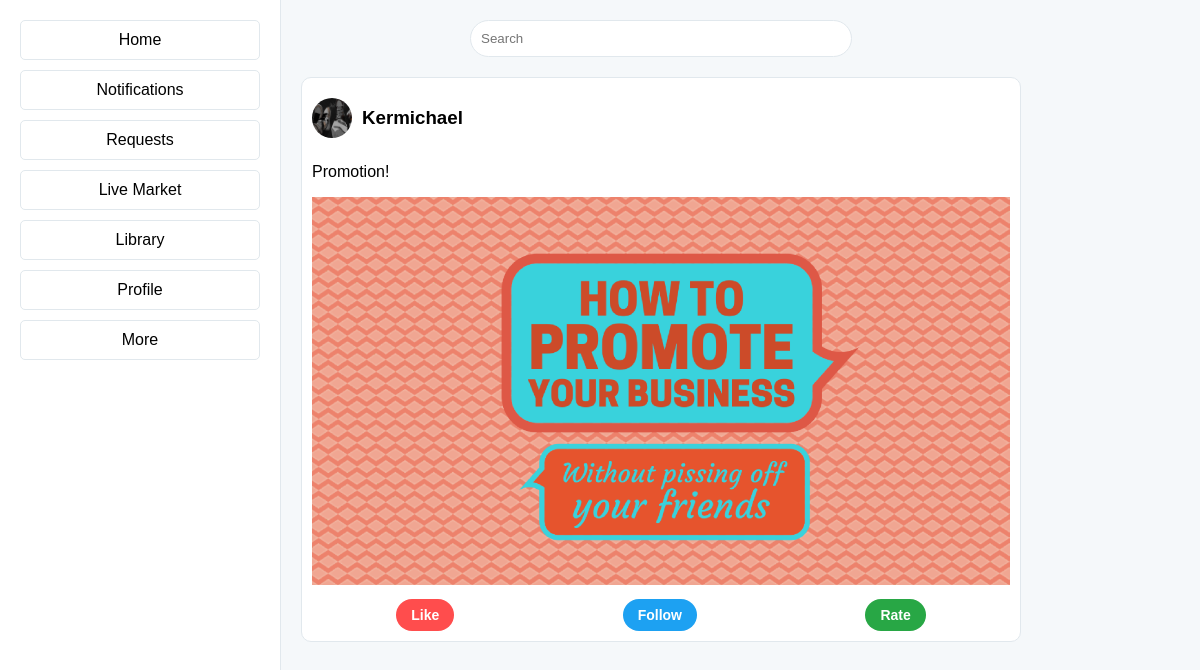
The page /Abrowse.php (signed in) on the database its author committed.
### tables this page shows
CREATE TABLE `contents` (
  `id` int NOT NULL,
  `username` varchar(50) NOT NULL,
  `text` text NOT NULL,
  `file_url` varchar(255) DEFAULT NULL,
  `file_type` varchar(10) DEFAULT NULL,
  `created_at` timestamp NULL DEFAULT CURRENT_TIMESTAMP
);

CREATE TABLE `users` (
  `id` int UNSIGNED NOT NULL,
  `username` varchar(30) NOT NULL,
  `email` varchar(255) DEFAULT 'no-email@example.com',
  `password` varchar(255) NOT NULL,
  `reg_date` timestamp NULL DEFAULT CURRENT_TIMESTAMP,
  `profile_picture` varchar(255) DEFAULT 'default-profile.png',
  `verification_code` varchar(10) DEFAULT NULL
);

### Abrowse.php (the view, shortened to what this page needs)
<?php
$username = $_SESSION['username'];
$servername = "localhost";
$dbname = "investus";
$dbusername = "root";
$dbpassword = "";
$conn = new mysqli($servername, $dbusername, $dbpassword, $dbname);
$stmt = $conn->prepare("SELECT profile_picture FROM users WHERE username = ?");
$stmt->bind_param("s", $username);
$stmt->execute();
$stmt->bind_result($profile_picture);
$stmt = $conn->prepare("SELECT username, text, file_url, file_type FROM contents WHERE username = ? ORDER BY created_at DESC");
$stmt->bind_param("s", $username);
$stmt->execute();
$stmt->bind_result($content_username, $content_text, $content_file_url, $content_file_type);
$contents = [];
while ($stmt->fetch()) {
    $contents[] = [
        'username' => $content_username,
        'text' => $content_text,
        'file_url' => $content_file_url,
        'file_type' => $content_file_type
    ];
}
?>
<!DOCTYPE html>
<html lang="en">
<head>
</head>
<body>
    <div class="container">
        <div class="sidebar">
            <a href="Aindex.php">Home</a>
            <a href="#">Notifications</a>
            <a href="Arequest.php">Requests</a>
            <a href="market.php">Live Market</a>
            <a href="Alibrary.php">Library</a>
            <a href="profile.php">Profile</a>
            <a href="more.php">More</a>
        </div>
        <div class="main-content">
    <div class="search-bar">
        <input type="text" placeholder="Search">
    </div>
    <div class="tweets" id="tweets">
                <?php foreach ($contents as $content): ?>
                    <div class="tweet">
                        <div class="tweet-header">
                            <a href="profile.php?user=<?php echo htmlspecialchars($content['username']); ?>" class="profile-link">
                                <img src="<?php echo htmlspecialchars($profile_picture); ?>" alt="Profile Picture" class="profile-picture" width="40" height="40">
                                <h3><?php echo htmlspecialchars($content['username']); ?></h3>
                            </a>
                        </div>
                        <p><?php echo htmlspecialchars($content['text']); ?></p>
                        <?php if (!empty($content['file_url'])): ?>
                            <?php $file_ext = pathinfo($content['file_url'], PATHINFO_EXTENSION); ?>
                            <?php if (in_array($file_ext, ['jpg', 'jpeg', 'png', 'gif'])): ?>
                                <img src="<?php echo htmlspecialchars($content['file_url']); ?>" alt="Image" style="max-width: 100%; cursor: pointer;">
                            <?php else: ?>
                                <p>Unsupported file type: <?php echo htmlspecialchars($file_ext); ?></p>
                            <?php endif; ?>
                        <?php else: ?>
                            <p>No media available</p>
                        <?php endif; ?>
                        <div class="tweet-buttons">
                            <button>Like</button>
                            <button>Follow</button>
                            <button>Rate</button>
                        </div>
                    </div>
                <?php endforeach; ?>
            </div>
        </div>
        </div>
</body>
</html>

### Abrowse.php (style rules this page uses)
body { font-family: Arial, sans-serif; margin: 0; padding: 0; background-color: #f5f8fa; overflow: hidden; }
.container { display: flex; height: 100vh; }
.sidebar, .right-sidebar { background-color: #ffffff; padding: 20px; flex-shrink: 0; }
.sidebar { width: 20%; border-right: 1px solid #e1e8ed; display: flex; flex-direction: column; gap: 10px; }
.sidebar a { text-decoration: none; color: #000000; background-color: #ffffff; padding: 10px; border-radius: 5px; text-align: center; transition: background-color 0.3s, color 0.3s; border: 1px solid #e1e8ed; }
.main-content { width: 60%; padding: 20px; overflow-y: scroll; }
.tweet { background-color: #ffffff; padding: 10px; border: 1px solid #e1e8ed; border-radius: 10px; margin-bottom: 10px; }
.search-bar { display: flex; justify-content: center; margin-bottom: 20px; }
.search-bar input { width: 50%; padding: 10px; border-radius: 20px; border: 1px solid #e1e8ed; }
.profile-picture { border-radius: 50%; margin-right: 10px; }
.tweet-header { display: flex; align-items: center; }
.profile-link { display: flex; align-items: center; text-decoration: none; color: inherit; }
.tweet-buttons { display: flex; justify-content: space-around; margin-top: 10px; }
.tweet-buttons button { padding: 8px 15px; border: none; border-radius: 20px; font-size: 14px; font-weight: bold; cursor: pointer; transition: all 0.3s ease; outline: none; }
.tweet-buttons button:nth-child(1) { background-color: #ff4d4d; color: white; }
.tweet-buttons button:nth-child(2) { background-color: #1da1f2; color: white; }
.tweet-buttons button:nth-child(3) { background-color: #28a745; color: white; }

### rows shown on the page
contents: users.profile_picture (picture), username "Kermichael", text "Promotion!", file_url (picture)
